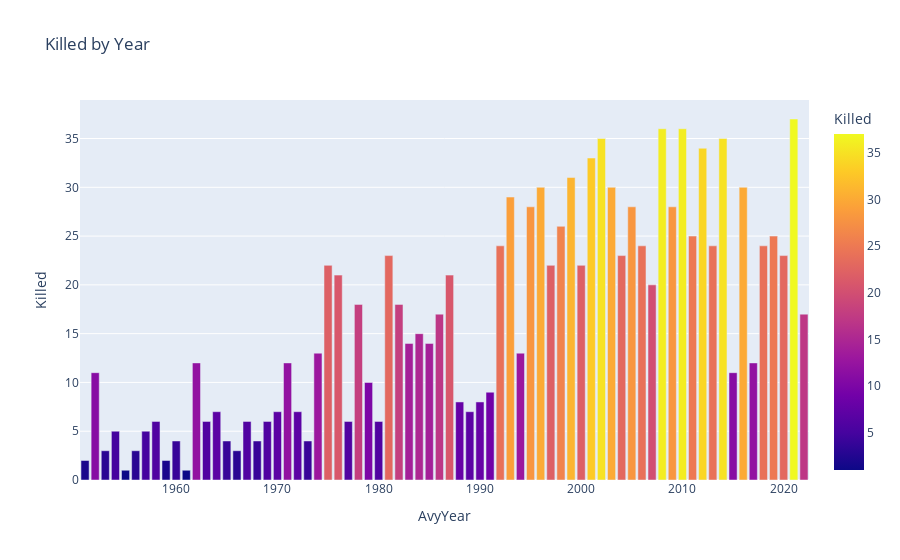

Notebook code cell kept with this figure:
### Code cell
pdf.head()

from prettytable import PrettyTable
import plotly.express as px

killed = df.groupby(df.AvyYear)['Killed'].sum()
killeddf = pd.DataFrame(killed)

fig = px.bar(killeddf, y="Killed",
              color = 'Killed',
              title='Killed by Year')
fig.show()

### Figure 1 — Plotly figure (JSON) as saved in the notebook; plotly's stock layout.template omitted (floating-point values rounded to 4 significant figures)
{"data": [{"alignmentgroup": "True", "hovertemplate": "AvyYear=%{x}<br>Killed=%{marker.color}<extra></extra>", "legendgroup": "", "marker": {"color": [2, 11, 3, 5, 1, 3, 5, 6, 2, 4, 1, 12, 6, 7, 4, 3, 6, 4, 6, 7, 12, 7, 4, 13, 22, 21, 6, 18, 10, 6, 23, 18, 14, 15, 14, 17, 21, 8, 7, 8, 9, 24, 29, 13, 28, 30, 22, 26, 31, 22, 33, 35, 30, 23, 28, 24, 20, 36, 28, 36, 25, 34, 24, 35, 11, 30, 12, 24, 25, 23, 37, 17], "coloraxis": "coloraxis", "pattern": {"shape": ""}}, "name": "", "offsetgroup": "", "orientation": "v", "showlegend": false, "textposition": "auto", "type": "bar", "x": [1951, 1952, 1953, 1954, 1955, 1956, 1957, 1958, 1959, 1960, 1961, 1962, 1963, 1964, 1965, 1966, 1967, 1968, 1969, 1970, 1971, 1972, 1973, 1974, 1975, 1976, 1977, 1978, 1979, 1980, 1981, 1982, 1983, 1984, 1985, 1986, 1987, 1988, 1989, 1990, 1991, 1992, 1993, 1994, 1995, 1996, 1997, 1998, 1999, 2000, 2001, 2002, 2003, 2004, 2005, 2006, 2007, 2008, 2009, 2010, 2011, 2012, 2013, 2014, 2015, 2016, 2017, 2018, 2019, 2020, 2021, 2022], "xaxis": "x", "y": [2, 11, 3, 5, 1, 3, 5, 6, 2, 4, 1, 12, 6, 7, 4, 3, 6, 4, 6, 7, 12, 7, 4, 13, 22, 21, 6, 18, 10, 6, 23, 18, 14, 15, 14, 17, 21, 8, 7, 8, 9, 24, 29, 13, 28, 30, 22, 26, 31, 22, 33, 35, 30, 23, 28, 24, 20, 36, 28, 36, 25, 34, 24, 35, 11, 30, 12, 24, 25, 23, 37, 17], "yaxis": "y"}], "layout": {"barmode": "relative", "coloraxis": {"colorbar": {"title": {"text": "Killed"}}, "colorscale": [[0, "#0d0887"], [0.1111, "#46039f"], [0.2222, "#7201a8"], [0.3333, "#9c179e"], [0.4444, "#bd3786"], [0.5556, "#d8576b"], [0.6667, "#ed7953"], [0.7778, "#fb9f3a"], [0.8889, "#fdca26"], [1, "#f0f921"]]}, "legend": {"tracegroupgap": 0}, "title": {"text": "Killed by Year"}, "xaxis": {"anchor": "y", "domain": [0, 1], "title": {"text": "AvyYear"}}, "yaxis": {"anchor": "x", "domain": [0, 1], "title": {"text": "Killed"}}}}
